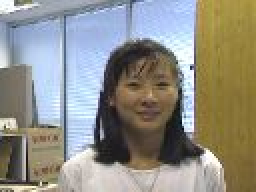
#> input picture image_girl/0001.jpg, 128 x 96 px (shown 2 times larger); its folder holds 4 pictures in this run
$ python main.py
#> lines starting #> are read from the running program, lines starting #| are printed output that depends on the picture
from PIL import Image
import cv2
import os
import matplotlib.pyplot as plt
import numpy as np
from tqdm import tqdm


def read_img(filename):
#> called with filename = './image_girl/0001.jpg'
    img = Image.open(filename)
#> img is the input picture: PIL image 128x96 RGB; mean R, G, B 144.7, 143.2, 134.4
    return np.array(img)


def draw_box(img, corner, side, filename=None):
    '''

    plots imshow of img with a box defined by (corner, side)
    :param img: 2D np.array of image
    :param corner: coordinates of corner of box
    :param side: side length of box
    :param filename: if not None, save image to filename
    '''

    top_bottom_coords = [[y, x] for x in range(corner[1], min(img.shape[1], corner[1]+side)) for y in [corner[0], min(img.shape[0], corner[0] + side)]]
    side_coords = [[y, x] for y in range(corner[0], min(img.shape[0], corner[0] + side)) for x in [corner[1], min(img.shape[1], corner[1] + side)]]
    for coords in top_bottom_coords + side_coords:
        try:
            img[coords[0], coords[1]] = 0
        except:
            pass
    if filename is None:
        plt.imshow(img)
    else:
        f = plt.figure()
        plt.imshow(img)
        plt.savefig(filename)
        plt.close(f)
    return


def SSD(a1, a2):
    '''

    :param a1: np array 1
    :param a2: np array 2 (matching dims to a1)
    :return: float. mean square error across all dimensions
    '''
    assert (a1.shape == a2.shape)
    return np.sum(np.power((a1-a2), 2))


def CC(a1, a2):
    '''

    :param a1: np array 1
    :param a2: np array 2 (matching dims to a1)
    :return: float. Cross correlation of arrays a1 and a2
    '''
    assert (a1.shape == a2.shape)
    return -np.sum(a1*a2)


def NCC(a1, a2):
    '''

    :param a1: np array 1
    :param a2: np array 2 (matching dims to a1)
    :return: float. Normalised Cross correlation of arrays a1 and a2
    '''
    assert (a1.shape == a2.shape)
    a1 = a1 - np.mean(a1)
    a2 = a2 - np.mean(a2)
    return -np.sum(a1*a2) / np.sqrt(np.sum(a1**2) * np.sum(a2**2))


def find_optimal_overlay(img, ref, scorefunc = SSD):
    '''

    :param img: np.array image to find optimal position on
    :param ref: np.array reference snipped of image
    :param scorefunc: function. quantify difference between like-dimension arrays as float
    :return: y,x coords of the maximally likely overlay of ref on img
    '''
    best_score = 1e10
    best_coords = (0, 0)
    im = np.zeros(shape=img.shape[:2])
    for i in range(img.shape[1] - ref.shape[1]):
        for j in range(img.shape[0] - ref.shape[0]):
            base = img[j:j+ref.shape[0], i:i+ref.shape[1]]
            score = scorefunc(base, ref)
            im[j, i] = score
            if score < best_score:
                best_score = score
                best_coords = (j, i)
    return best_coords


def jpg_to_mp4(path, outdir, video_name='NCC.mp4'):
    '''

    converts directory of jpgs into a mp4, sorting images by filename
    :param path: path to jpg images
    :param outdir: directory to save video in
    '''

    img_array = []
    files = os.listdir(path)
    files.sort()
    for filename in tqdm(files):
        img = cv2.imread(os.path.join(path, filename))
        height, width, layers = img.shape
        size = (width, height)
        img_array.append(img)

    out = cv2.VideoWriter(os.path.join(outdir, video_name), cv2.VideoWriter_fourcc(*'MP4V'), 15, size)

    for i in tqdm(range(len(img_array))):
        out.write(img_array[i])
    out.release()
    return


if __name__ == '__main__':

    metric = CC # choose SSD, CC or NCC

    files = os.listdir('./image_girl/')
    files.sort()
    init_img = read_img(os.path.join('./image_girl/', files[0]))

    # 1) define initial box
    corner = [20, 50]
    side = 45

    # 3) find optimal overlay of box in the next image
    img = init_img
    corner0 = corner.copy()
    for _file in files[:]:
        new_img = read_img(os.path.join('./image_girl/', _file))
        ref_box = init_img[corner0[0]:corner0[0]+side, corner0[1]:corner0[1]+side]
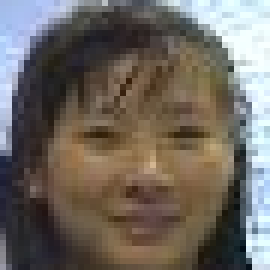
#> ref_box: shape (45, 45, 3) (shown 6 times larger); mean R, G, B 111.1, 103.9, 96.6

        winsize = 10
        win_x_min, win_y_min = corner[1]-winsize, corner[0]-winsize
        win_x_max, win_y_max = min(corner[1]+side+winsize, img.shape[1]), min(corner[0]+side+winsize, img.shape[0])
#> win_x_max = 105; win_y_max = 75
        view_window = new_img[win_y_min:win_y_max, win_x_min:win_x_max]
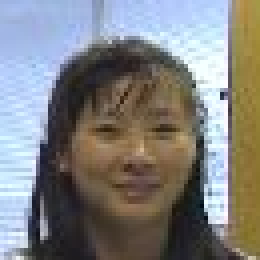
#> view_window: shape (65, 65, 3) (shown 4 times larger); mean R, G, B 128.7, 128.3, 127.4

        # make sure the view window is the right shape
        if view_window.shape[0] < side + 2*winsize:
            zeros = np.zeros(shape=(side+2*winsize - view_window.shape[0], view_window.shape[1], 3))
            view_window = np.concatenate([view_window, zeros], axis=0)
        if view_window.shape[1] < side + 2 * winsize:
            zeros = np.zeros(shape=(view_window.shape[0], side+2*winsize - view_window.shape[1], 3))
            view_window = np.concatenate([view_window, zeros], axis=1)

        sub_corner = find_optimal_overlay(view_window, ref_box, scorefunc=metric)
#> after the loop in find_optimal_overlay, `for i in range(img.shape[1] - ref.shape[1]):`:
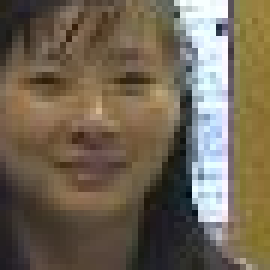
#> base: shape (45, 45, 3) (shown 6 times larger); mean R, G, B 113.9, 101.9, 84
#> after the loop in find_optimal_overlay, `for i in range(img.shape[1] - ref.shape[1]):`:
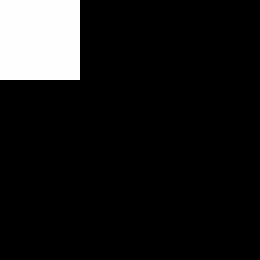
#> im: shape (65, 65) float64 (shown 4 times larger); min 0, max 1.84e+19, mean 1.75e+18; drawn with min black and max white
#> after the loop in find_optimal_overlay, `for i in range(img.shape[1] - ref.shape[1]):`: best_coords = (0, 0); best_score = 1e+10
#> sub_corner = (0, 0)
        draw_box(view_window, sub_corner, side)
#> in draw_box, `top_bottom_coords = [[y, x] for x in range(corner[1], min(img.shape[1]..`: top_bottom_coords = 90 pairs, first value 0 to 45, second value 0 to 44
#> in draw_box, `side_coords = [[y, x] for y in range(corner[0], min(img.shape[0], corn..`: side_coords = 90 pairs, first value 0 to 44, second value 0 to 45
#> the loop in draw_box, `for coords in top_bottom_coords + side_coords:` made 180 passes
#> coords on passes 1 to 3: [0, 0], [45, 0], [0, 1]
#> after the loop in draw_box, `for coords in top_bottom_coords + side_coords:`:
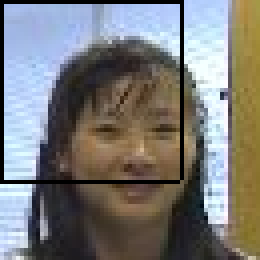
#> img: shape (65, 65, 3) (shown 4 times larger); mean R, G, B 122.2, 121.5, 119.9
        corner = (sub_corner[0]+win_y_min, sub_corner[1]+win_x_min)
#> corner = (10, 40)
        draw_box(new_img, corner, side, filename='./Results/images/{}'.format(_file)) # this will save images as jpgs in ./Results/images/
#> the loop in draw_box (call 2), `for coords in top_bottom_coords + side_coords:` made 180 passes
#> coords on passes 1 to 3: [10, 40], [55, 40], [10, 41]
#> pass 2 of the loop `for _file in files[:]:`:
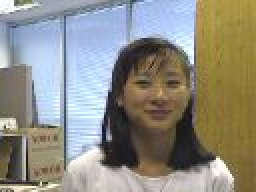
#> input picture image_girl/0005.jpg, 128 x 96 px (shown 2 times larger)
#> in read_img, img is the input picture: PIL image 128x96 RGB; mean R, G, B 143, 141.3, 131.9
#> win_x_min = 30; win_y_min = 0
#> win_x_max = 95; win_y_max = 65
#> after the loop in find_optimal_overlay (call 2), `for i in range(img.shape[1] - ref.shape[1]):`:
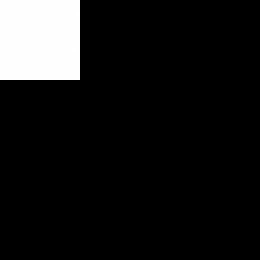
#> im: shape (65, 65) float64 (shown 4 times larger); min 0, max 1.84e+19, mean 1.75e+18; drawn with min black and max white
#> after the loop in find_optimal_overlay (call 2), `for i in range(img.shape[1] - ref.shape[1]):`: best_score = 1e+10
#> the loop in draw_box (call 3), `for coords in top_bottom_coords + side_coords:` made 180 passes
#> after the loop in draw_box (call 3), `for coords in top_bottom_coords + side_coords:`:
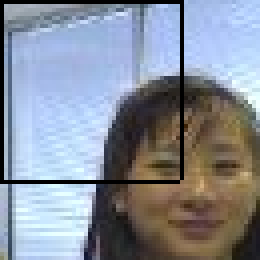
#> img: shape (65, 65, 3) (shown 4 times larger); mean R, G, B 134.6, 141.2, 153.1
#> corner = (0, 30)
#> pass 3 of the loop `for _file in files[:]:`:
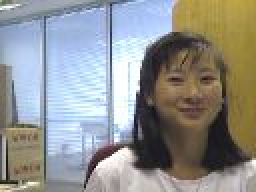
#> input picture image_girl/0010.jpg, 128 x 96 px (shown 2 times larger)
#> in read_img, img is the input picture: PIL image 128x96 RGB; mean R, G, B 145.3, 146.7, 145
#> win_x_min = 20; win_y_min = -10
#> win_x_max = 85; win_y_max = 55
#> `view_window = new_img[win_y_min:win_y_max, win_x_min:win_x_max]`: view_window = empty array
#> corner = (-10, 20)
#> top_bottom_coords = 90 pairs, first value -10 to 35, second value 20 to 64
#> side_coords = 90 pairs, first value -10 to 34, second value 20 to 65
#> the loop in draw_box (call 6), `for coords in top_bottom_coords + side_coords:` made 180 passes
#> coords on passes 1 to 3: [-10, 20], [35, 20], [-10, 21]
#> in draw_box (call 6), `plt.close(f)`:
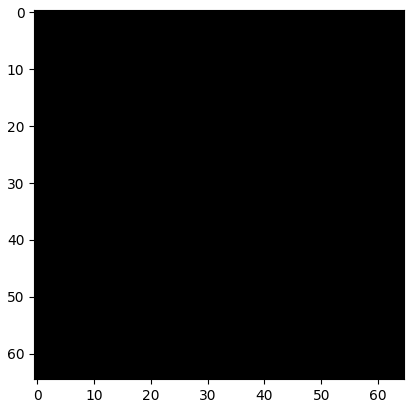
#> figure drawn by matplotlib, 1 panel
#> the loop made 4 passes; the first 3 are shown

    # finally convert to video
    jpg_to_mp4('./Results/images/', './Results/')
#> in jpg_to_mp4, `img_array = []`: img_array = []
#> (the run stopped early here; a loop or call above may not have finished)
